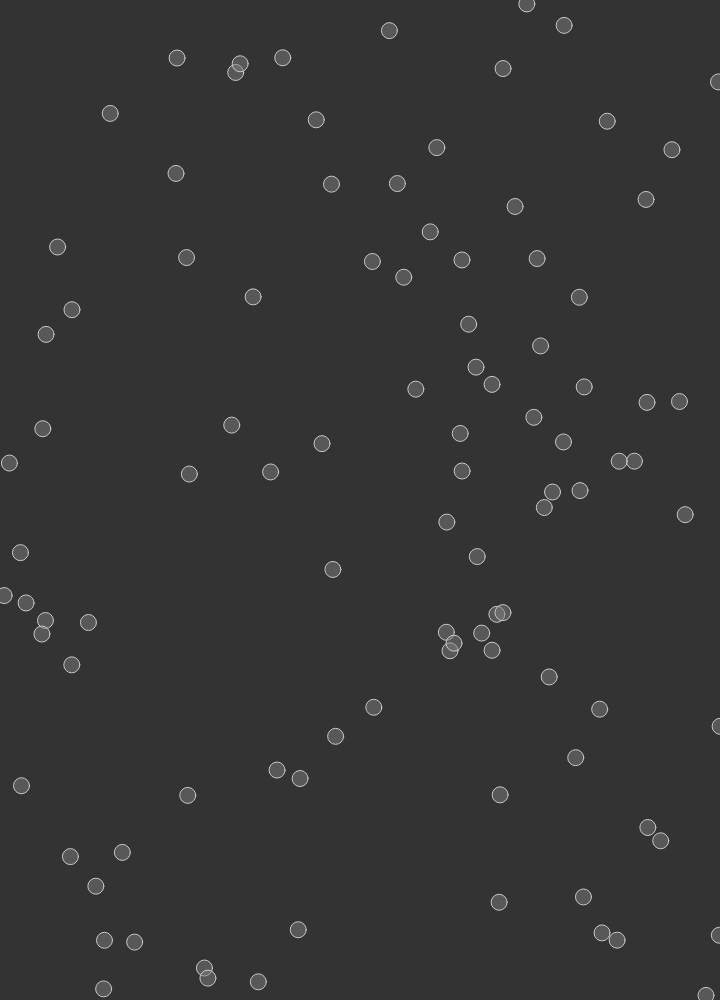
Frame 1 (no input)
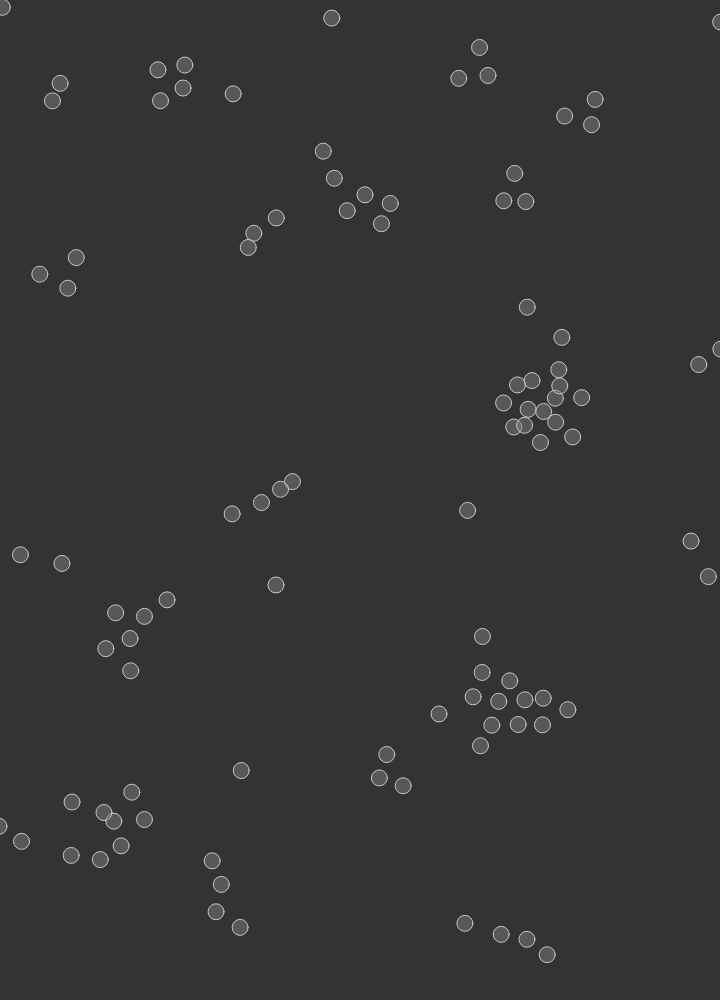
Frame 60 (no input)
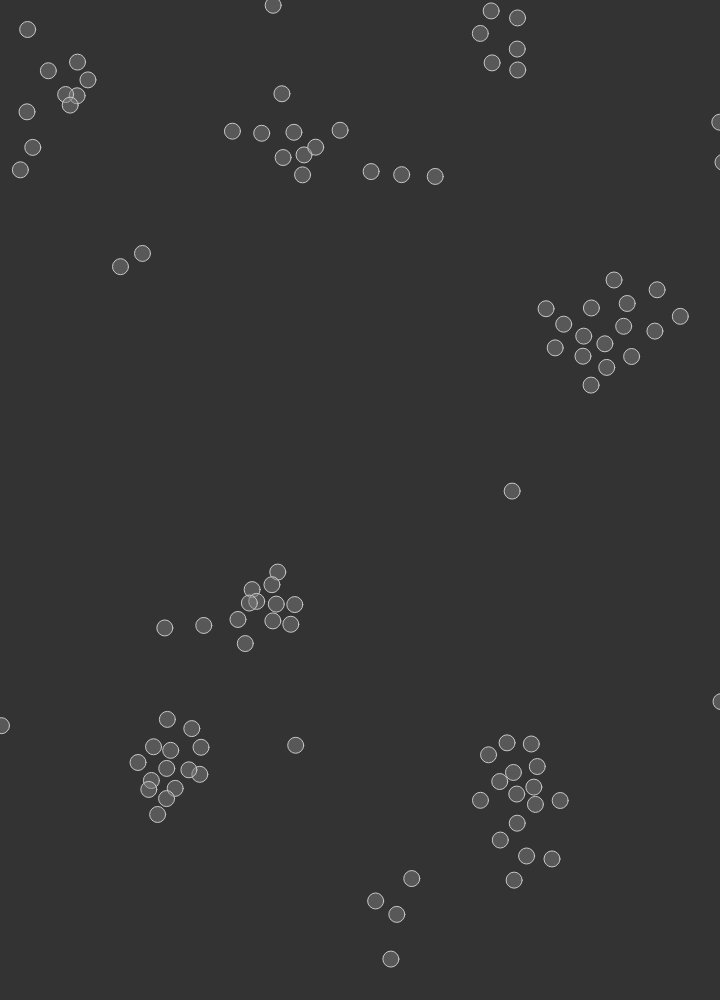
Frame 120 (the mouse pressed at the canvas centre since frame 60)

The p5.js sketch that drew these frames (run headless with seeded random() and noise() and a simulated clock; from frame 60 on, the mouse is pressed at the canvas centre):

// p5.js sketch
// ── sketch.js
/*
 * @name Flocking
 * @description Demonstration of <a href="http://www.red3d.com/cwr/">Craig Reynolds' "Flocking" behavior</a>.<br>
 * (Rules: Cohesion, Separation, Alignment.)<br>
 * From <a href="http://natureofcode.com">natureofcode.com</a>.
 */
let boids = [];

function setup() {
  createCanvas(720, 1000);

  // Add an initial set of boids into the system
  for (let i = 0; i < 100; i++) {
    boids[i] = new Boid(random(width), random(height));
  }
}

function draw() {
  background(51);
  // Run all the boids
  for (let i = 0; i < boids.length; i++) {
    boids[i].run(boids);
  }
}

// Boid class
// Methods for Separation, Cohesion, Alignment added
class Boid {
  constructor(x, y) {
    this.acceleration = createVector(0, 0);
    this.velocity = p5.Vector.random2D();
    this.position = createVector(x, y);
    this.r = 3.0;
    this.maxspeed = 3;    // Maximum speed
    this.maxforce = 0.05; // Maximum steering force
  }

  run(boids) {
    this.flock(boids);
    this.update();
    this.borders();
    this.render();
  }
  
  // Forces go into acceleration
  applyForce(force) {
    this.acceleration.add(force);
  }
  
  // We accumulate a new acceleration each time based on three rules
  flock(boids) {
    let sep = this.separate(boids); // Separation
    let ali = this.align(boids);    // Alignment
    let coh = this.cohesion(boids); // Cohesion
    // Arbitrarily weight these forces
    sep.mult(2.5);
    ali.mult(1.0);
    coh.mult(1.0);
    // Add the force vectors to acceleration
    this.applyForce(sep);
    this.applyForce(ali);
    this.applyForce(coh);
  }
  
  // Method to update location
  update() {
    // Update velocity
    this.velocity.add(this.acceleration);
    // Limit speed
    this.velocity.limit(this.maxspeed);
    this.position.add(this.velocity);
    // Reset acceleration to 0 each cycle
    this.acceleration.mult(0);
  }
  
  // A method that calculates and applies a steering force towards a target
  // STEER = DESIRED MINUS VELOCITY
  seek(target) {
    let desired = p5.Vector.sub(target, this.position); // A vector pointing from the location to the target
    // Normalize desired and scale to maximum speed
    desired.normalize();
    desired.mult(this.maxspeed);
    // Steering = Desired minus Velocity
    let steer = p5.Vector.sub(desired, this.velocity);
    steer.limit(this.maxforce); // Limit to maximum steering force
    return steer;
  }
  
  // Draw boid as a circle
  render() {
    fill(127, 127);
    stroke(200);
    ellipse(this.position.x, this.position.y, 16, 16);
  }
  
  // Wraparound
  borders() {
    if (this.position.x < -this.r) this.position.x = width + this.r;
    if (this.position.y < -this.r) this.position.y = height + this.r;
    if (this.position.x > width + this.r) this.position.x = -this.r;
    if (this.position.y > height + this.r) this.position.y = -this.r;
  }
  
  // Separation
  // Method checks for nearby boids and steers away
  separate(boids) {
    let desiredseparation = 25.0;
    let steer = createVector(0, 0);
    let count = 0;
    // For every boid in the system, check if it's too close
    for (let i = 0; i < boids.length; i++) {
      let d = p5.Vector.dist(this.position, boids[i].position);
      // If the distance is greater than 0 and less than an arbitrary amount (0 when you are yourself)
      if ((d > 0) && (d < desiredseparation)) {
        // Calculate vector pointing away from neighbor
        let diff = p5.Vector.sub(this.position, boids[i].position);
        diff.normalize();
        diff.div(d); // Weight by distance
        steer.add(diff);
        count++; // Keep track of how many
      }
    }
    // Average -- divide by how many
    if (count > 0) {
      steer.div(count);
    }
  
    // As long as the vector is greater than 0
    if (steer.mag() > 0) {
      // Implement Reynolds: Steering = Desired - Velocity
      steer.normalize();
      steer.mult(this.maxspeed);
      steer.sub(this.velocity);
      steer.limit(this.maxforce);
    }
    return steer;
  }
  
  // Alignment
  // For every nearby boid in the system, calculate the average velocity
  align(boids) {
    let neighbordist = 50;
    let sum = createVector(0, 0);
    let count = 0;
    for (let i = 0; i < boids.length; i++) {
      let d = p5.Vector.dist(this.position, boids[i].position);
      if ((d > 0) && (d < neighbordist)) {
        sum.add(boids[i].velocity);
        count++;
      }
    }
    if (count > 0) {
      sum.div(count);
      sum.normalize();
      sum.mult(this.maxspeed);
      let steer = p5.Vector.sub(sum, this.velocity);
      steer.limit(this.maxforce);
      return steer;
    } else {
      return createVector(0, 0);
    }
  }
  
  // Cohesion
  // For the average location (i.e. center) of all nearby boids, calculate steering vector towards that location
  cohesion(boids) {
    let neighbordist = 80;
    let sum = createVector(0, 0); // Start with empty vector to accumulate all locations
    let count = 0;
    for (let i = 0; i < boids.length; i++) {
      let d = p5.Vector.dist(this.position, boids[i].position);
      if ((d > 0) && (d < neighbordist)) {
        sum.add(boids[i].position); // Add location
        count++;
      }
    }
    if (count > 0) {
      sum.div(count);
      return this.seek(sum); // Steer towards the location
    } else {
      return createVector(0, 0);
    }
  }  
}
